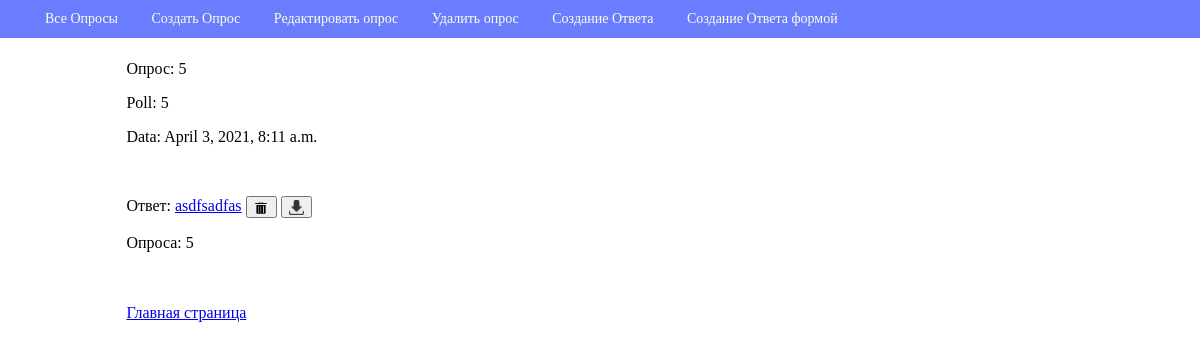
Before: /poll/poll/5/ with the older database file.
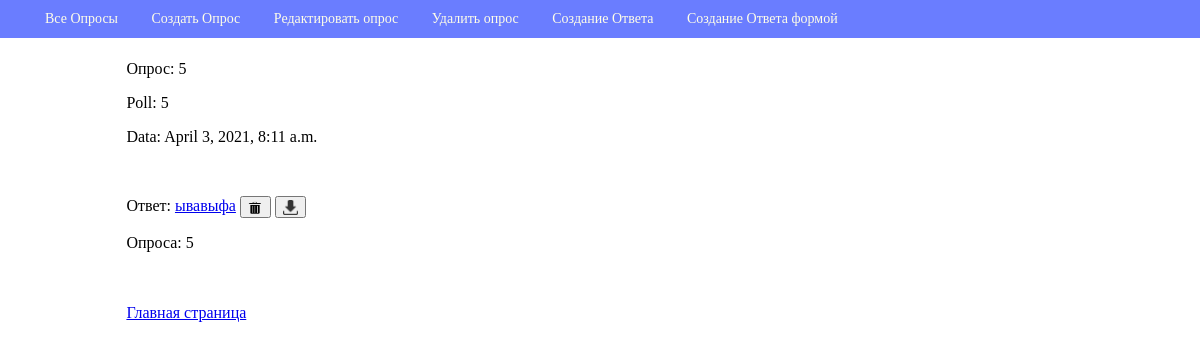
After: the same page with the newer database file.
### webapp/models.py (models this page shows, shortened)
class Choice(models.Model):
    text = models.TextField(max_length=2000, null=False, blank=False, verbose_name="Вариант ответа")
    poll = models.ForeignKey("webapp.Poll", related_name='poll', on_delete=models.CASCADE,
                             verbose_name="Опрос")

class Poll(models.Model):
    question = models.TextField(max_length=2000, null=False, blank=False, verbose_name="Вопрос")
    created_at = models.DateTimeField(auto_now_add=True, verbose_name='Время создания')
    class Meta:
        db_table = 'Polls'
        verbose_name = 'вопрос'
        verbose_name_plural = 'вопросы'

### webapp/views/poll.py (the view)
# urls.py: path('poll/<int:pk>/', PollView.as_view(), name='poll_view'),
class PollView(DetailView):
    model = Poll
    template_name = 'poll/view.html'
    context_object_name = 'poll'

### webapp/templates/poll/view.html (shortened to what this page needs)
{% extends "base.html" %}
{% load static %}
{% block menu %}
    <li><a href="{% url "poll_update" poll.id %}">Редактировать опрос</a></li>
    <li><a href="{% url "poll_delete" poll.id %}">Удалить  опрос </a></li>
        <li><a href="{% url "poll_choice_add" poll.id %}">Cоздание Ответа </a></li>
            <li><a href="{% url "answer_add" poll.id %}">Cоздание Ответа формой </a></li>
{% endblock menu %}
{% block page_header %}Опрос: {{ poll.id }}{% endblock page_header %}
{% block content %}
    <p> Poll: {{ poll.question }}</p>
    <p>Data: {{ poll.created_at}}</p>
    {% for choice in poll.poll.all %}
        <div class="panel">
        <p>Ответ:  <a href="{% url 'view' choice.id %}">{{ choice.text }}</a>
        <button><a href="{% url "delete" choice.id %}">
            <img src="{% static "img/delete.png"  %}
    "width="15" height="15" alt="delete" style="vertical-align: middle"> </a> </button>
            <button><a href="{% url "update" choice.id %}">
            <img src="{% static "img/update.png"  %}
    "width="15" height="15" alt="delete" style="vertical-align: middle"> </a> </button>
        </p><p>
        Опроса: {{ choice.poll.question }}<br/>
        </p>
        </div>
    {% endfor %}
    <a href="{% url "poll_list" %}">Главная страница</a>
{% endblock %}

Changed rows visible on the page:
removed Choice: text "asdfsadfas", poll.question "5"
added Choice: text "ывавыфа", poll.question "5"
